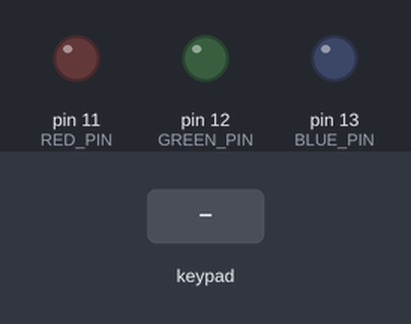
A sketch run on a simulated Arduino Uno, built with avr-gcc and run on an emulated ATmega328P. Parts: output pins drawn as LEDs (lit = HIGH). Inputs (shaded band) come from the test bench.

Above: at 1.2 s.
1.3 s: keypad keys 9 8 7 6 pressed 0.4 s apart
At 3.7 s:
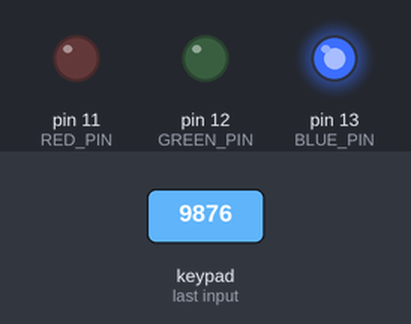
4.4 s: key '1' pressed
At 5.2 s:
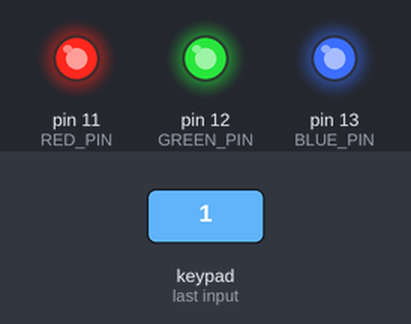
5.9 s: key '6' pressed
At 6.4 s:
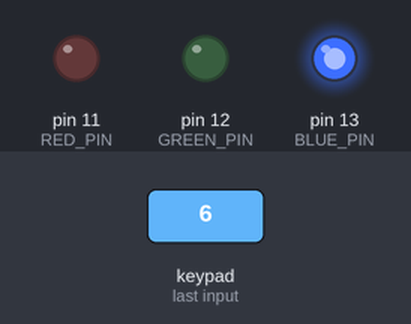
7.4 s: key '2' pressed
At 8.7 s:
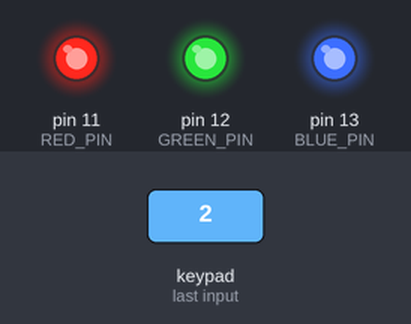
Timing chart, 0 to 9.9 s (numbered marks = the images above; inputs shaded):
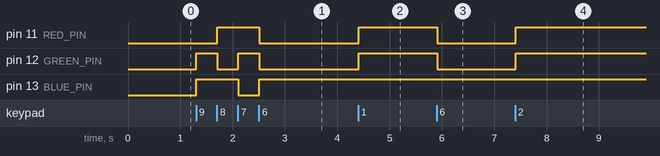

The sketch:

clickkeypadlighton.ino
```cpp
const int ROWS = 4;
const int COLS = 4;

char keys[ROWS][COLS] = {
  {'1','2','3','A'},
  {'4','5','6','B'},
  {'7','8','9','C'},
  {'*','0','#','D'}
};

byte rowPins[ROWS] = {9, 8, 7, 6}; // ขา Digital 6-9 เป็น input
byte colPins[COLS] = {5, 4, 3, 2}; // ขา Digital 2-5 เป็น output

#include <Keypad.h>

Keypad keypad(makeKeymap(keys), rowPins, colPins, ROWS, COLS);

const int RED_PIN = 11;   // กำหนดขา Digital ที่ใช้สำหรับ LED สีแดง
const int GREEN_PIN = 12; // กำหนดขา Digital ที่ใช้สำหรับ LED สีเขียว
const int BLUE_PIN = 13;  // กำหนดขา Digital ที่ใช้สำหรับ LED สีน้ำเงิน

void setup() {
  pinMode(RED_PIN, OUTPUT);
  pinMode(GREEN_PIN, OUTPUT);
  pinMode(BLUE_PIN, OUTPUT);
}

void loop() {
  char key = keypad.getKey();
  if (key != NO_KEY) {
    setColor(key);
  }
}

void setColor(char key) {
  // ตรวจสอบปุ่มที่ถูกกดและตั้งค่าสี LED ตามต้องการ
  switch(key) {
    case '9':
      digitalWrite(RED_PIN, LOW); // สีแดงเต็มที่
      digitalWrite(GREEN_PIN, HIGH);
      digitalWrite(BLUE_PIN, HIGH);
      break;
    case '8':
      digitalWrite(RED_PIN, HIGH);
      digitalWrite(GREEN_PIN, LOW); // สีเขียวเต็มที่
      digitalWrite(BLUE_PIN, HIGH);
      break;
    case '7':
      digitalWrite(RED_PIN, HIGH);
      digitalWrite(GREEN_PIN, HIGH);
      digitalWrite(BLUE_PIN, LOW); // สีน้ำเงินเต็มที่
      break;
    case '6':
      digitalWrite(RED_PIN, LOW);
      digitalWrite(GREEN_PIN, LOW);
      digitalWrite(BLUE_PIN, HIGH); // สีน้ำเงินเต็มที่
      break;
    // เพิ่มสีตามต้องการ
    default:
      digitalWrite(RED_PIN, HIGH); // ปิด LED ทุกรูปแบบ
      digitalWrite(GREEN_PIN, HIGH);
      digitalWrite(BLUE_PIN, HIGH);
      break;
  }
}
```

Measured:
- after the input at 1.3 s, pin 11 (RED_PIN): LOW → HIGH after 0.41 s, → LOW 0.80 s later; pin 12 (GREEN_PIN): alternates HIGH for 0.40 s and LOW for 0.39 s, 4 changes in all, then stays LOW, starting at once; pin 13 (BLUE_PIN): LOW → HIGH at once, → LOW 0.80 s later, → HIGH 0.40 s later
- after the input at 4.4 s, pin 11 (RED_PIN), pin 12 (GREEN_PIN): LOW → HIGH at once
- after the input at 5.9 s, pin 11 (RED_PIN), pin 12 (GREEN_PIN): HIGH → LOW at once
- after the input at 7.4 s, pin 11 (RED_PIN), pin 12 (GREEN_PIN): LOW → HIGH at once
